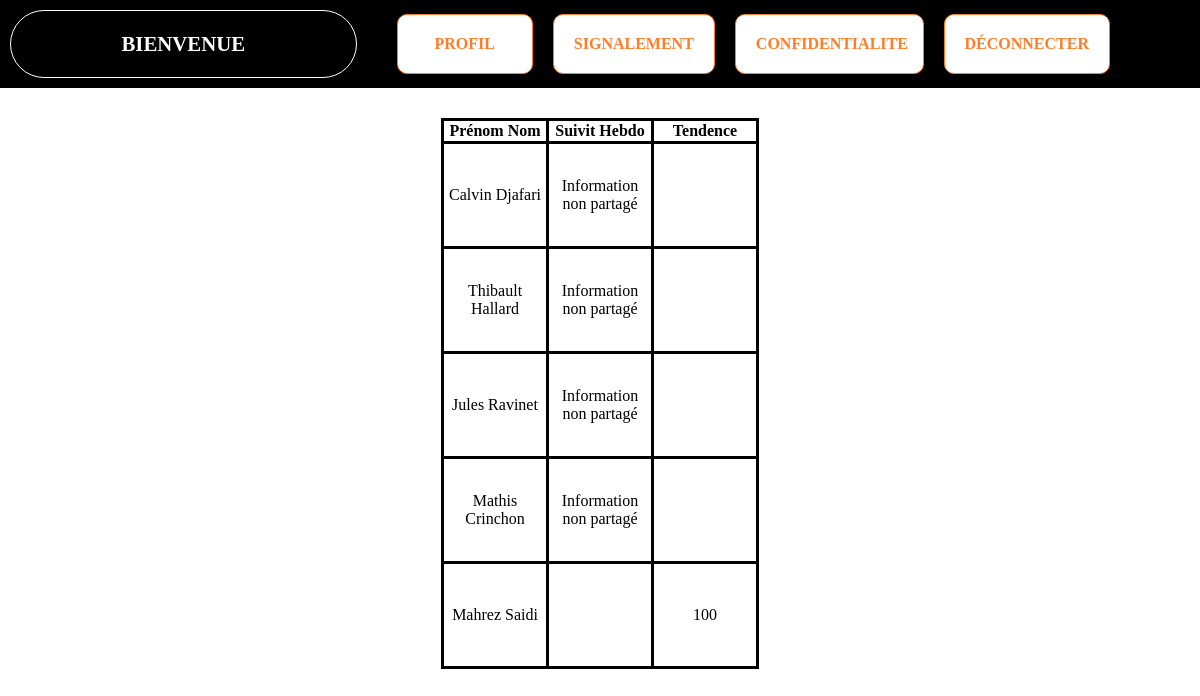
/synthese.php, run on the app's committed database.
### tables this page shows
CREATE TABLE profil (
	iduser int PRIMARY KEY auto_increment not null,
	prenom VARCHAR(30),
	nom VARCHAR(30),
	mail VARCHAR(50),
	sexe BOOLEAN,
	date_debut DATE,
	SHARE_coach BOOLEAN,
	statut VARCHAR(30),
	password VARCHAR(2000)
);

### synthese.php (the view, shortened to what this page needs)
<?php
include 'includes/BDDConnexion.php';
?>
<!doctype html>
<html lang="fr">
<head>
  <link rel="stylesheet" href="css/default.css">
  <link rel="stylesheet" href="css/style.css">
</head>
<body>
	<?php include 'includes/nav.php';?>
	<section>
		<article class="page-content page-confidentialite">
			<table>
				<thead>
					<tr>
						<th>Prénom Nom</th>
						<th>Suivit Hebdo</th>
						<th>Tendence</th>
					</tr>
				</thead>
				<?php
				$bdd = $db->prepare('SELECT * FROM profil');
				$bdd->execute();
				$userResults = $bdd->fetchAll();
				?>
				<tbody>
				<?php
					foreach ($userResults as $userResult)
					{
						$bdd = $db->prepare('SELECT * FROM questionaire WHERE userid = :userid ORDER BY questionnaire_id DESC LIMIT 4');
						$bdd->execute(['userid' => $userResult['iduser']]);
						$qResults = $bdd->fetchAll();
						echo '<tr>';
							echo '<td>' . $userResult['prenom'] . ' ' . $userResult['nom'] . '</td>';
							echo '<td>';
								if($userResult['SHARE_coach'])
								{
									if(isset($qResults))
									{
										echo '<table>';
										foreach ($qResults as $qResult)
										{
											echo '<tr>';
											echo '<td>';
											echo "<img class='img_emotion' src='img/emotion/" . $qResult['emoji1'] . ".png'>";
											echo '</td>';
											echo '<td>';
											echo "<img class='img_emotion' src='img/emotion/" . $qResult['emoji2'] . ".png'>";
											echo '</td>';
											echo '<td>';
											echo "<img class='img_emotion' src='img/emotion/" . $qResult['emoji3'] . ".png'>";
											echo '</td>';
											echo '</tr>';
										}
										echo '</table>';
									}
									else
									{
										echo 'Aucune information disponible';
									}
								}
								else
								{
									echo 'Information non partagé';
								}
							echo '</td>';
							echo '<td>';
								$bdd = $db->prepare('SELECT * FROM emoji');
								$bdd->execute();
								$emojiResults = $bdd->fetchAll();
								if(isset($emojiResults) and $userResult['SHARE_coach'])
								{
									$baseScore = 100;
									$emojiScore = 0;
									$totalScore = $baseScore + $emojiScore;
									echo $totalScore;
								}
								else
								{
								}
							echo '</td>';
						echo '</tr>';
					}
				?>
				</tbody>
			</table>
		</article>
	</section>
</body>
</html>

### includes/nav.php (shortened to what this page needs)
<nav class="menu-principal">
	<div class="logo-appli">
		<p>Bienvenue <?php echo $_SESSION['prenom']; ?> <?php echo $_SESSION['nom']; ?></p>
	</div>
	<div class="menu-appli">
	<a href="index.php">Profil</a>
	<a href="signalement.php">Signalement</a>
	<a href="confidentialite.php">Confidentialite</a>
	<a href="logout.php">Déconnecter</a>
	</div>
</nav>

### css/default.css (style rules this page uses)
body { background-color: #CCCCCC; margin: 0px; }
nav { background-color: #999999; }
section { background-color: #BBBBBB; }
table { border-collapse : collapse; }
td { border: 3px solid black; width: 100px; height: 100px; }
th { border: 3px solid black; }

### css/style.css (style rules this page uses)
body { background-color:white; }
.menu-principal { background-color:black; padding:10px; display:flex; width:100%; align-items: center; }
.logo-appli { width:25%; padding-left:50px; padding-right:50px; text-align: center; color:white; text-transform: uppercase; font-weight: bold; font-size: 1.3em; border:1px solid white; border-radius: 50px; }
.menu-appli { display:flex; padding-left:20px; padding-right:100px; width:75%; }
.menu-appli a { width:20%; text-decoration: none; text-transform: uppercase; border:1px solid #FF7D28; border-radius: 10px; background-color:white; color:#FF7D28; font-weight: bold; text-align: center; padding:20px; margin-left:20px; }
.page-content { padding:0 100px; margin-top:30px; background-color:white; }
.page-confidentialite table { margin-left:auto; margin-right: auto; text-align: center; }

### data on the page
profil: prenom "Calvin", nom "Djafari", SHARE_coach "Information non partagé"
profil: prenom "Thibault", nom "Hallard", SHARE_coach "Information non partagé"
profil: prenom "Jules", nom "Ravinet", SHARE_coach "Information non partagé"
profil: prenom "Mathis", nom "Crinchon", SHARE_coach "Information non partagé"
profil: prenom "Mahrez", nom "Saidi", SHARE_coach "100"
